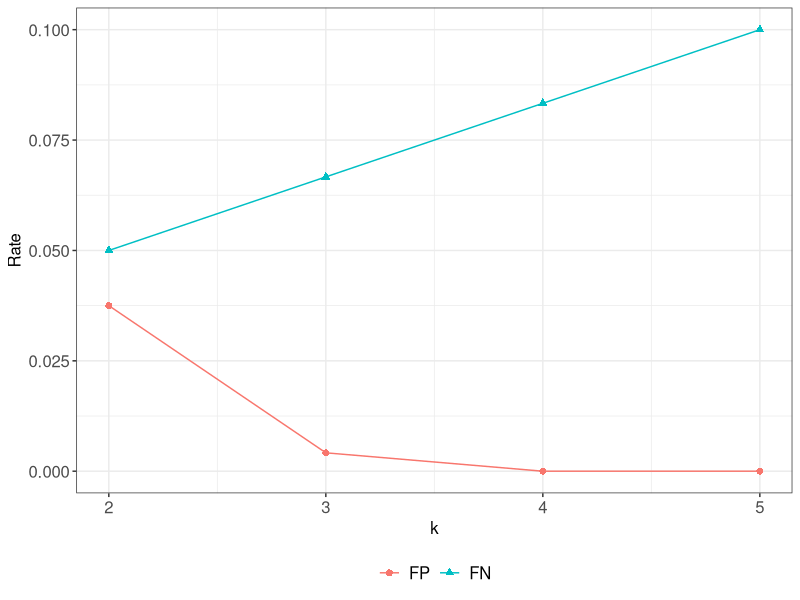

Source code (R):
library(ggplot2)
library(scales)
library(doBy)
library(grid)
library(gridExtra)
library(reshape2)

data = read.table("k.txt", header=T)
df <- melt(data, id.var = c("k"))
names(df) <- c('k', 'Type', 'rate')

pdf("k.pdf", width=8, height=4)
g.root <- ggplot(df) +
  geom_point(aes (x=k, y=rate, color=Type, shape = Type), size=2) +
  geom_line(aes (x=k, y=rate, color=Type), size=0.5) +
  # scale_x_continuous(breaks=seq(0, 180, 30)) +
  ylab("Rate") +
  scale_colour_discrete(labels=c("FP", "FN")) +
  scale_shape_discrete(labels=c("FP", "FN")) +
  theme_bw() + 
  theme(plot.title=element_text(size=12,hjust=0.5),axis.title=element_text(size=12),axis.text=element_text(size=12),legend.text=element_text(size=12), legend.title=element_blank()) +
  theme(legend.position = 'bottom') 

print(g.root)
